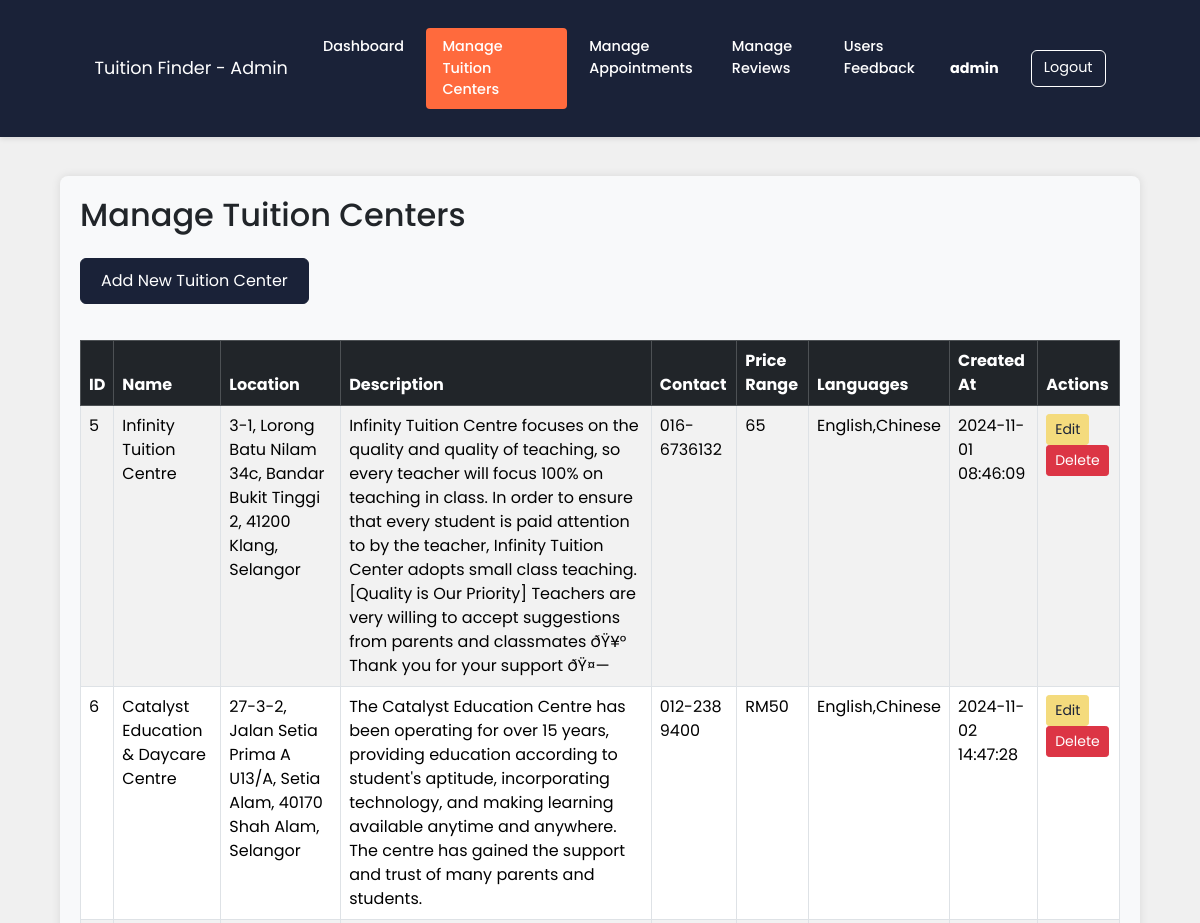
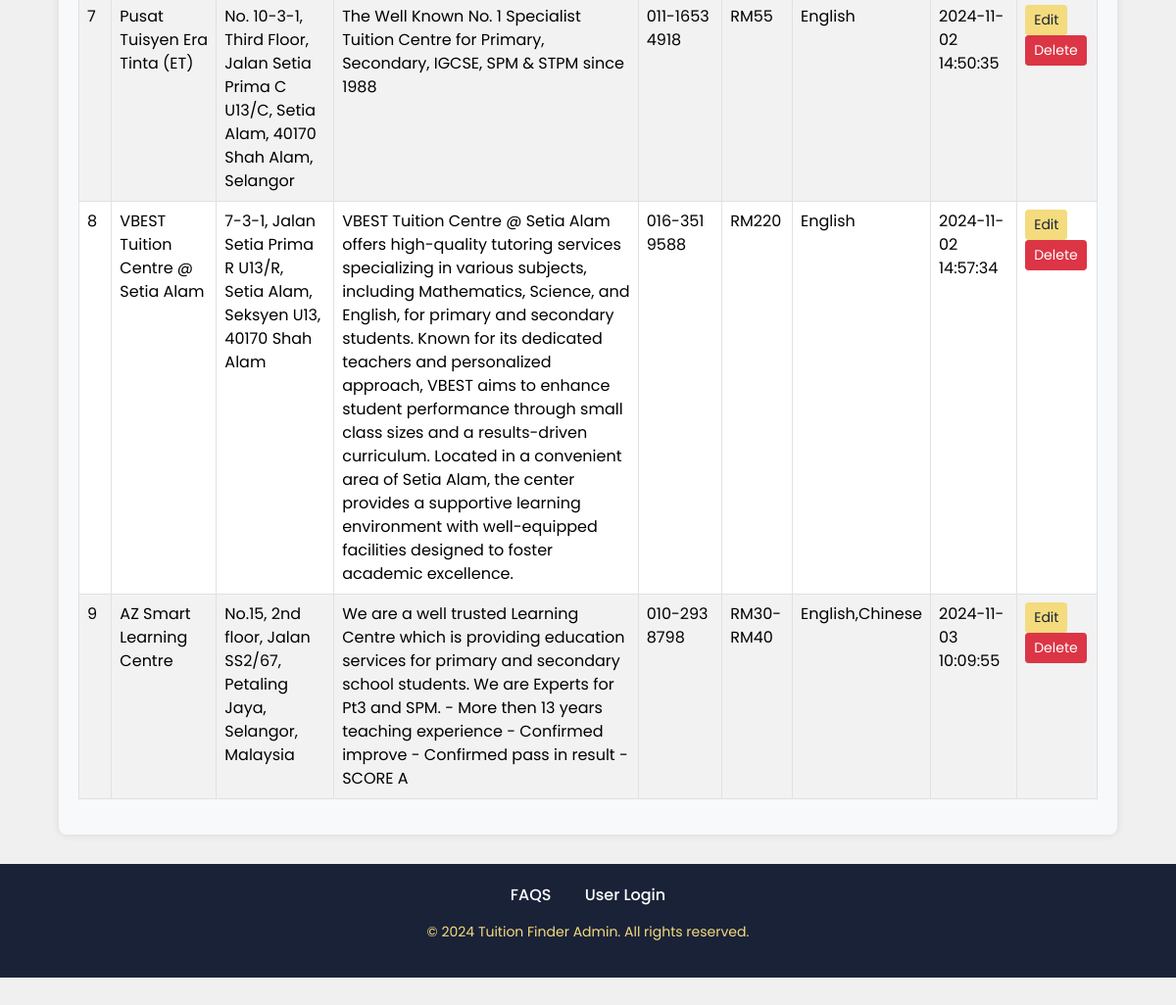
The page /manage_tuition.php (signed in) on the database its author committed (2 pictures, top to bottom).
### tables this page shows
CREATE TABLE `tuition_centers` (
  `id` int(11) NOT NULL,
  `name` varchar(255) DEFAULT NULL,
  `address` text DEFAULT NULL,
  `city` varchar(255) DEFAULT NULL,
  `latitude` decimal(9,6) DEFAULT NULL,
  `longitude` decimal(9,6) DEFAULT NULL,
  `image` varchar(255) DEFAULT NULL,
  `created_at` timestamp NOT NULL DEFAULT current_timestamp(),
  `course_tags` varchar(255) DEFAULT NULL,
  `teaching_language` varchar(255) DEFAULT 'English,Bahasa Malaysia,Chinese',
  `price_range` varchar(50) DEFAULT NULL,
  `contact` varchar(255) DEFAULT NULL,
  `description` text DEFAULT NULL
);

### manage_tuition.php (the view, shortened to what this page needs)
<?php
require_once 'connection.php';
$query = "SELECT id, name, address AS location, description, contact, course_tags, teaching_language, price_range, created_at FROM tuition_centers";
$result = $conn->query($query);
?>
<!DOCTYPE html>
<html lang="en">
<head>
    <link href="https://cdn.jsdelivr.net/npm/bootstrap@5.3.3/dist/css/bootstrap.min.css" rel="stylesheet"
>
    <link rel="stylesheet" href="style.css">
</head>
<body>
    <?php include 'admin_navbar.php'; ?>
    <br><br><br>
    <div class="container-fluid admin-dashboard-container mt-4">
        <div class="row">
            <div class="col-12">
                <h2 class="mb-4">Manage Tuition Centers</h2>
                <a href="add_tuition.php" class="btn btn-primary mb-3">Add New Tuition Center</a>
                <div class="table-responsive">
                    <table class="table table-bordered table-striped">
                        <thead class="table-dark">
                            <tr>
                                <th>ID</th>
                                <th>Name</th>
                                <th>Location</th>
                                <th>Description</th>
                                <th>Contact</th>
                                <th>Price Range</th>
                                <th>Languages</th>
                                <th>Created At</th>
                                <th>Actions</th>
                            </tr>
                        </thead>
                        <tbody>
                            <?php if ($result->num_rows > 0): ?>
                                <?php while ($center = $result->fetch_assoc()): ?>
                                    <tr>
                                        <td><?php echo htmlspecialchars($center['id']); ?></td>
                                        <td><?php echo htmlspecialchars($center['name']); ?></td>
                                        <td><?php echo htmlspecialchars($center['location']); ?></td>
                                        <td><?php echo htmlspecialchars($center['description']); ?></td>
                                        <td><?php echo htmlspecialchars($center['contact']); ?></td>
                                        <td><?php echo htmlspecialchars($center['price_range']); ?></td>
                                        <td><?php echo htmlspecialchars($center['teaching_language']); ?></td>
                                        <td><?php echo htmlspecialchars($center['created_at']); ?></td>
                                        <td>
                                            <a href="edit_tuition.php?id=<?php echo $center['id']; ?>" class="btn btn-sm btn-warning">Edit</a>
                                            <a href="manage_tuition.php?delete=<?php echo $center['id']; ?>" class="btn btn-sm btn-danger" onclick="return confirm('Are you sure you want to delete this tuition center?');">Delete</a>
                                        </td>
                                    </tr>
                                <?php endwhile; ?>
                            <?php endif; ?>
                        </tbody>
                    </table>
                </div>
            </div>
        </div>
    </div>
    <?php include 'admin_footer.php'; ?>
</body>
</html>

### rows shown on the page
tuition_centers: id "5", name "Infinity Tuition Centre", address "3-1, Lorong Batu Nilam 34c, Bandar Bukit Tinggi 2, 41200 Klang, Selangor", description "Infinity Tuition Centre focuses on the quality and quality of teaching, so every teacher will focus 100% on teaching in class. In order to ensure that every student is paid attention to by the teacher, Infinity Tuition Center adopts small class teaching. [Quality is Our Priority] Teachers are very willing to accept suggestions from parents and classmates ðŸ¥° Thank you for your support ðŸ¤—", contact "016-6736132", price_range "65", teaching_language "English,Chinese", created_at "2024-11-01 08:46:09"
tuition_centers: id "6", name "Catalyst Education & Daycare Centre", address "27-3-2, Jalan Setia Prima A U13/A, Setia Alam, 40170 Shah Alam, Selangor", description "The Catalyst Education Centre has been operating for over 15 years, providing education according to student's aptitude, incorporating technology, and making learning available anytime and anywhere. The centre has gained the support and trust of many parents and students.", contact "012-238 9400", price_range "RM50", teaching_language "English,Chinese", created_at "2024-11-02 14:47:28"
tuition_centers: id "7", name "Pusat Tuisyen Era Tinta (ET)", address "No. 10-3-1, Third Floor, Jalan Setia Prima C U13/C, Setia Alam, 40170 Shah Alam, Selangor", description "The Well Known No. 1 Specialist Tuition Centre for Primary, Secondary, IGCSE, SPM & STPM since 1988", contact "011-1653 4918", price_range "RM55", teaching_language "English", created_at "2024-11-02 14:50:35"
tuition_centers: id "8", name "VBEST Tuition Centre @ Setia Alam", address "7-3-1, Jalan Setia Prima R U13/R, Setia Alam, Seksyen U13, 40170 Shah Alam", description "VBEST Tuition Centre @ Setia Alam offers high-quality tutoring services specializing in various subjects, including Mathematics, Science, and English, for primary and secondary students. Known for its dedicated teachers and personalized approach, VBEST aims to enhance student performance through small class sizes and a results-driven curriculum. Located in a convenient area of Setia Alam, the center provides a supportive learning environment with well-equipped facilities designed to foster academic excellence.", contact "016-351 9588", price_range "RM220", teaching_language "English", created_at "2024-11-02 14:57:34"
tuition_centers: id "9", name "AZ Smart Learning Centre", address "No.15, 2nd floor, Jalan SS2/67, Petaling Jaya, Selangor, Malaysia", description "We are a well trusted Learning Centre which is providing education services for primary and secondary school students. We are Experts for Pt3 and SPM. - More then 13 years teaching experience - Confirmed improve - Confirmed pass in result - SCORE A", contact "010-293 8798", price_range "RM30-RM40", teaching_language "English,Chinese", created_at "2024-11-03 10:09:55"

### other values the page prints
$_SESSION['admin_username'] "admin"
